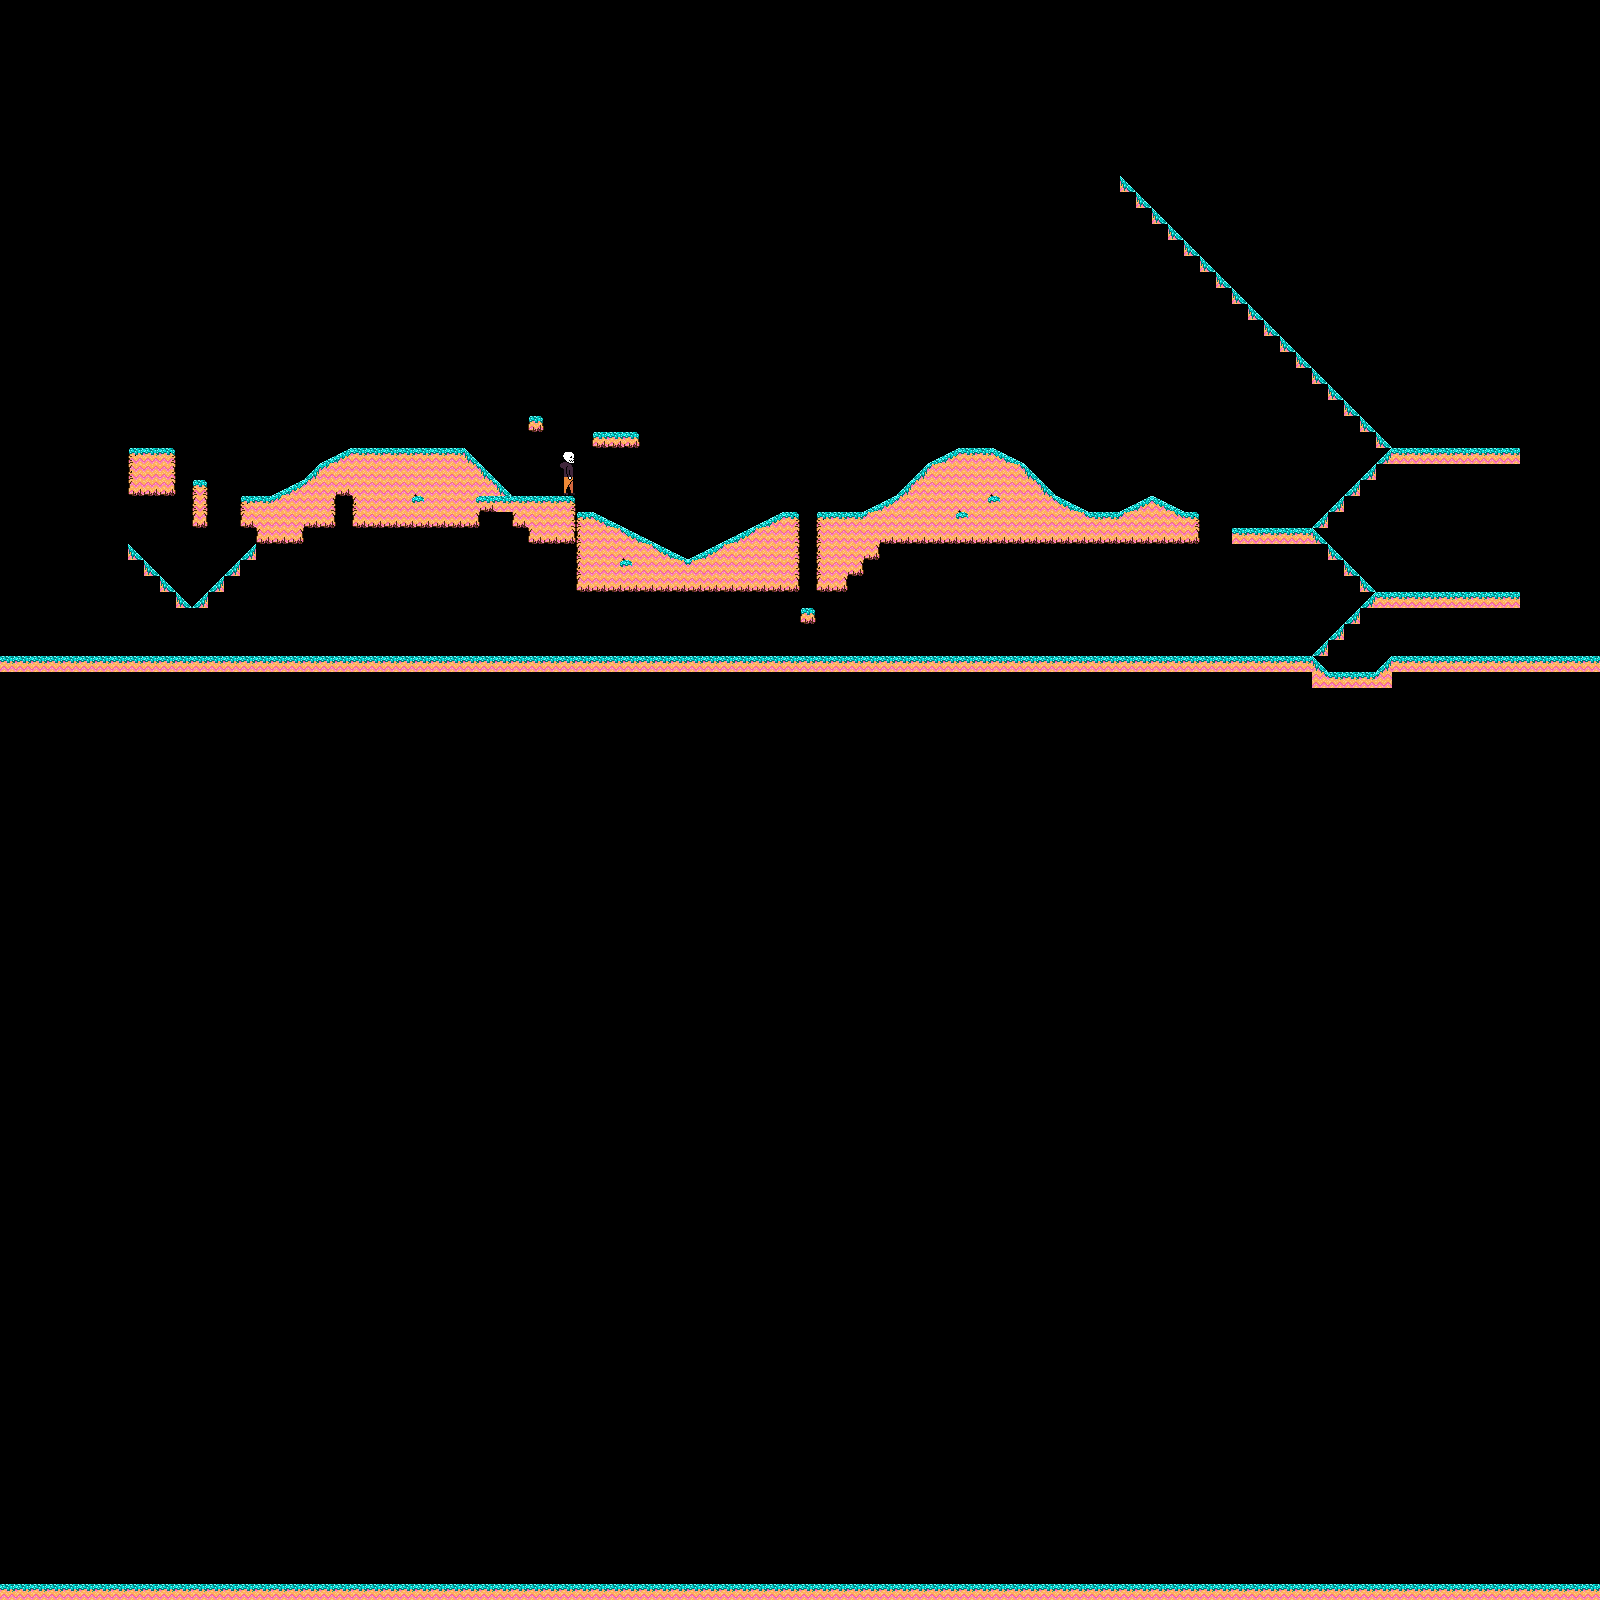

This is a level from a 2D game, rendered from its Tiled map with the project's own tilesets. A one-line summary and the map file follow, with tile-layer data summarised:
An orthogonal 100x100 tile map with 16x16 px tiles, 1 tile layer (Tile Layer 1).

<map version="1.9" tiledversion="1.9.2" orientation="orthogonal" renderorder="right-down" width="100" height="100" tilewidth="16" tileheight="16" infinite="0" nextlayerid="2" nextobjectid="1">
 <tileset firstgid="1" source="base.tsx" />
 <layer id="1" name="Tile Layer 1" width="100" height="100">
  <data>[10000 cells, 520 non-empty, 34 distinct tile ids]</data>
 </layer>
</map>